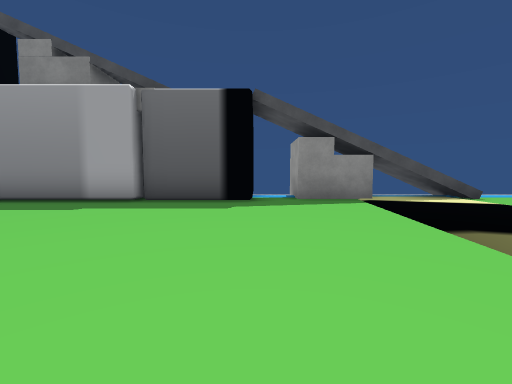
[1] (above)

20 first-person views from a walk through a Unity game level. The camera is 1.2 m above the floor, tilts 4° down and sees 90° across. The floor is counted in squares, 2 m on a side. Each view is taken from the middle of a square. On the plan, view 1 faces up. The plan holds only what a view shows up to about 9 squares ahead; the rest is blank. The place goes on beyond the plan. The player is left out. Some animated figures are not drawn. Some surface patterns are stand-ins.

[2]
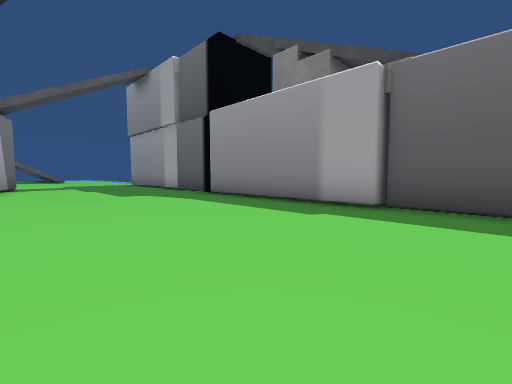

[3]
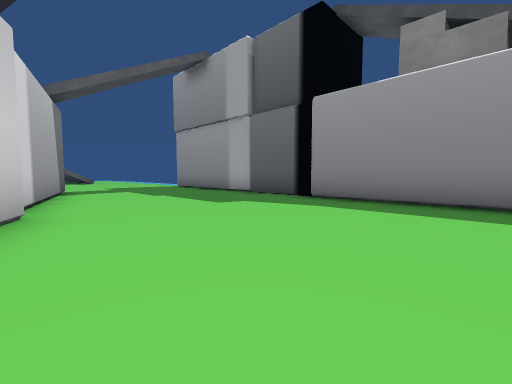

[4]
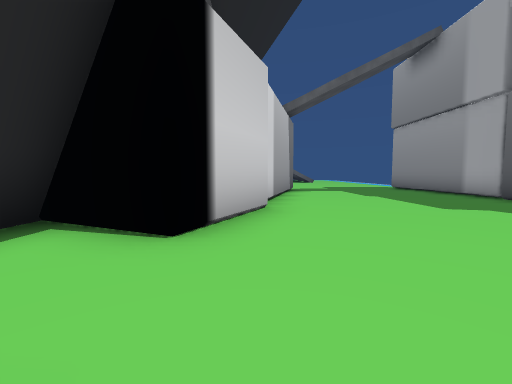

[5]
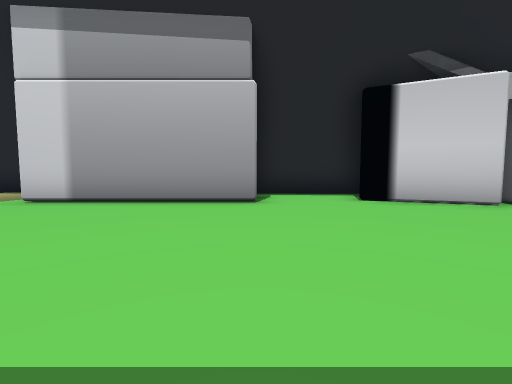

[6]
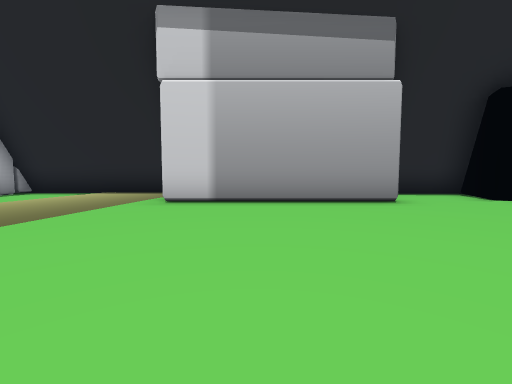

[7]
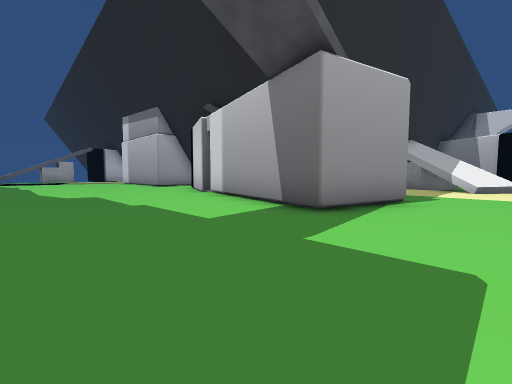

[8]
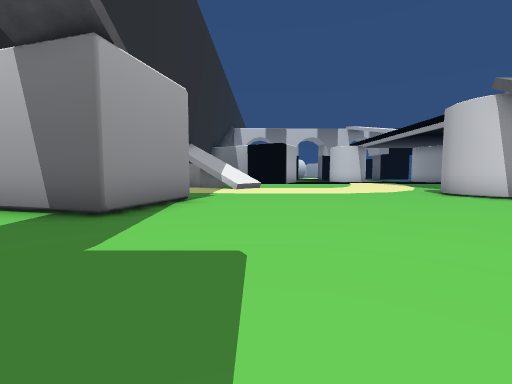

[9]
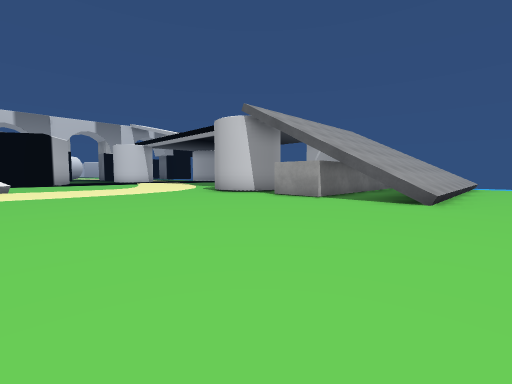

[10]
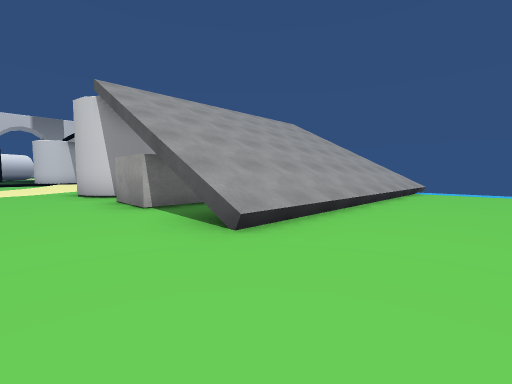

[11]
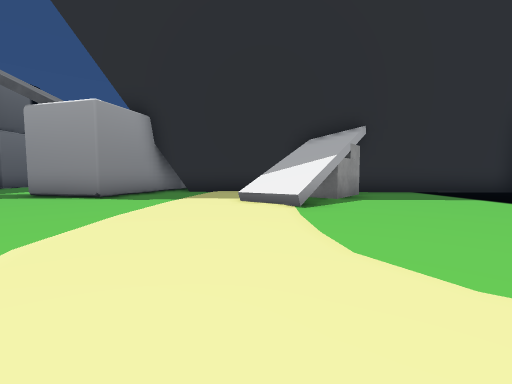

[12]
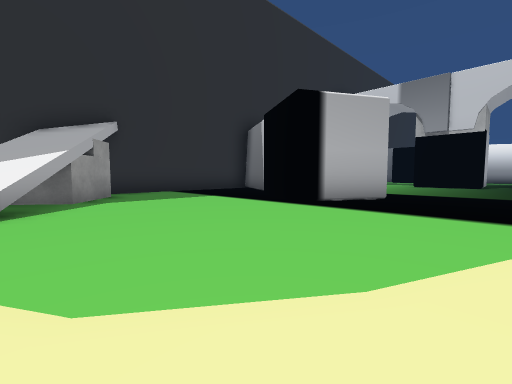

[13]
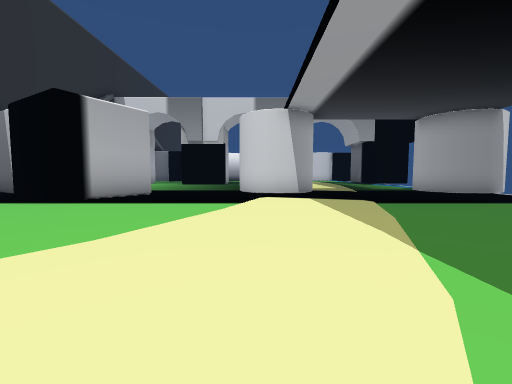

[14]
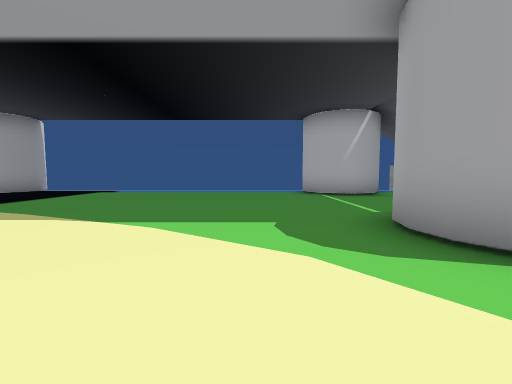

[15]
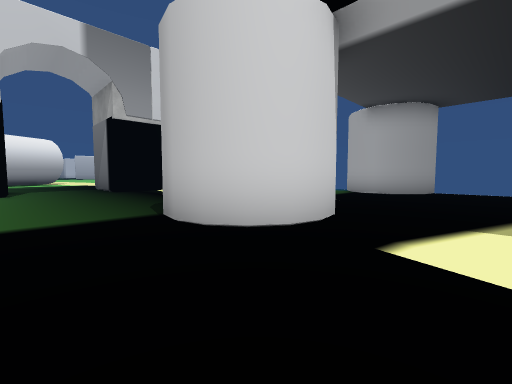

[16]
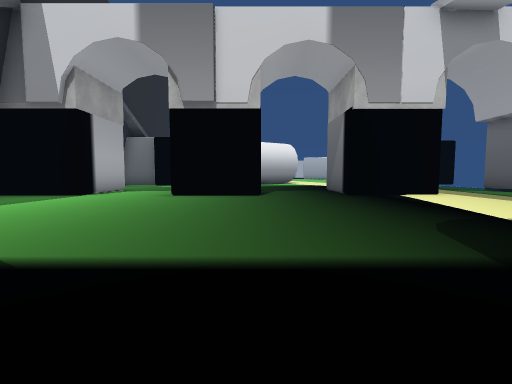

[17]
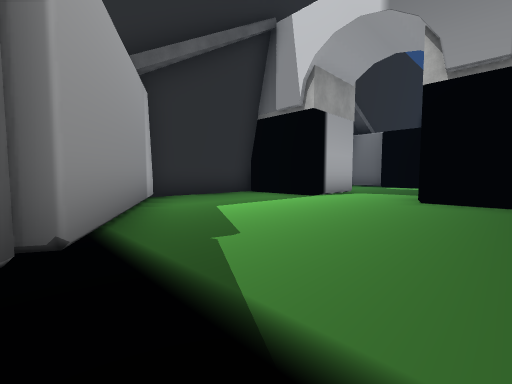

[18]
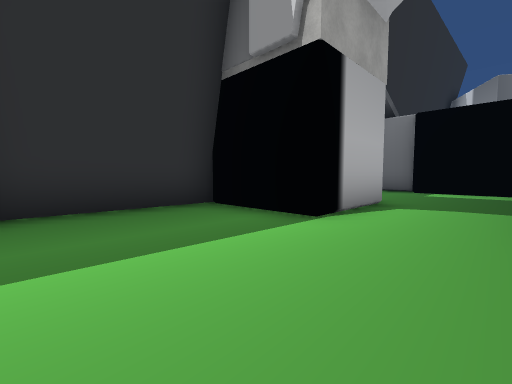

[19]
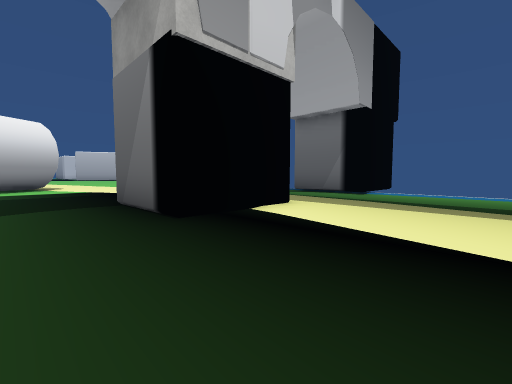

[20]
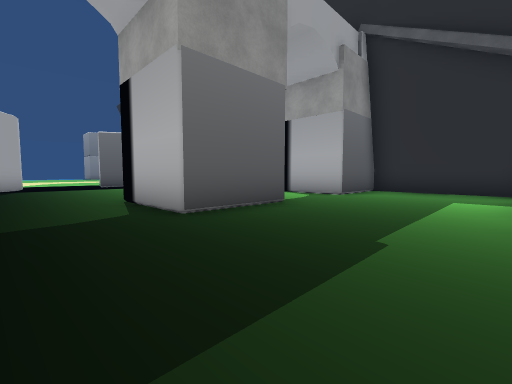

### Floor plan
Key: @ floor where view 1 was taken; # wall or solid block; x gap in a wall; . main floor; : floor 3.5 m higher than the main floor; + floor 4.25 m higher than the main floor; * floor 4.5 m higher than the main floor; % floor 5 m higher than the main floor; & floor 5.25 m higher than the main floor; / step, stairs or slope; ^ raised ledge; v drop or lower ground; O other object.
Columns run from 29 left of view 1 to 6 right of it. Each row starts with its distance up from view 1.
  8                      O   #    v  vv
  7                      O ###^^ &+ x
  6 ..........      ####OO %%  %%..//
  5 ..................................
  4 ////////........................
  3 ////////........................
  2  ///////........................
  1  :::::::.......###...............
  0       **.......######O.......@....
 -1  /.   #O.......###    O..######....O
 -2  #... #O.........#    O..#     ....O
 -3 O#....#O.........#    ####     #####
 -4 .................#
 -5 .............//..#
 -6 .............#///#
 -7 ..............///#
 -8 ................/#
 -9 .................#
-10 .................#
-11      ......O     #
-12       ..   O     #
-13 ##    #O . O  ## #
-14 O#     O  . O##  #
-15 O.     O......##
-16       .........###
-17 .................#
-18 .................#
-19 .................#
-20 O...#  ..# O..  O#
-21  ...  #..#  ..#
-22  ..   #..###..####
-23      O...........#
-24       ...........#
-25       ...........#
-26       ..........##
-27       ...    OO##
-28       ..#

Positions as (right, up) in squares from view 1, and headings:
1: (0, 0), facing up
2: (-1, 1), facing up-left
3: (-4, 0), facing up-left
4: (-4, 0), facing left
5: (-4, 5), facing down
6: (-1, 5), facing down
7: (-16, 5), facing down-right
8: (-16, 5), facing down
9: (-16, 5), facing down-left
10: (-20, 6), facing down-left
11: (-21, -5), facing right
12: (-21, -6), facing down-right
13: (-22, -5), facing down
14: (-20, -5), facing left
15: (-20, -11), facing down-left
16: (-20, -13), facing down
17: (-19, -14), facing down-right
18: (-17, -17), facing down-right
19: (-21, -17), facing down-left
20: (-22, -26), facing up-right
